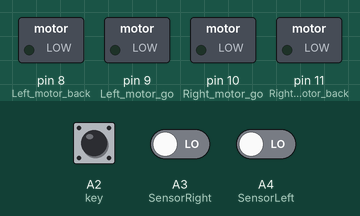
A sketch run on a simulated Arduino Uno, built with avr-gcc and run on an emulated ATmega328P. On the bench: switched loads named in the sketch (green lamp = pin HIGH). Inputs (shaded band) come from the test bench; at power-on: A2 (key) LOW, A3 (SensorRight) LOW, A4 (SensorLeft) LOW.

Above: at 1.2 s.
1.3 s: A2 (key) pulled HIGH for 0.15 s
Timing chart, 0 to 1.4 s (numbered marks = the images above; inputs shaded):
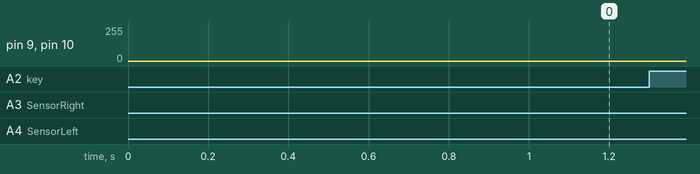

The sketch:

tracking.ino
```cpp
//============================亚博科技===========================
//  智能小车黑线循迹实验
//===============================================================
//#include <Servo.h>
int Left_motor_back=8;     //左电机后退(IN1)
int Left_motor_go=9;     //左电机前进(IN2)
int Right_motor_go=10;    // 右电机前进(IN3)
int Right_motor_back=11;    // 右电机后退(IN4)

int key=A2;//定义按键 数字7 接口
//int beep=12;//定义蜂鸣器 数字12 接口

const int SensorRight = A3;   	//右循迹红外传感器(P3.2 OUT1)
const int SensorLeft = A4;     	//左循迹红外传感器(P3.3 OUT2)

int SL;    //左循迹红外传感器状态
int SR;    //右循迹红外传感器状

void setup()
{
  //初始化电机驱动IO为输出方式
  pinMode(Left_motor_go,OUTPUT); // PIN 8 (PWM)
  pinMode(Left_motor_back,OUTPUT); // PIN 9 (PWM)
  pinMode(Right_motor_go,OUTPUT);// PIN 10 (PWM)
  pinMode(Right_motor_back,OUTPUT);// PIN 11 (PWM)
  pinMode(key,INPUT);//定义按键接口为输入接口
//  pinMode(beep,OUTPUT);
  pinMode(SensorRight, INPUT); //定义右循迹红外传感器为输入
  pinMode(SensorLeft, INPUT); //定义左循迹红外传感器为输入
  Serial.begin(9600);
}

//=======================智能小车的基本动作=========================
void run(int time)     // 前进
//void run()
{
  //Serial.println("run!");
  digitalWrite(Right_motor_go,HIGH);  // 右电机前进
  digitalWrite(Right_motor_back,LOW);
  analogWrite(Right_motor_go,115);//PWM比例0~255调速，左右轮差异略增减
  analogWrite(Right_motor_back,0);
  digitalWrite(Left_motor_go,HIGH);  // 左电机前进
  digitalWrite(Left_motor_back,LOW);
  analogWrite(Left_motor_go,100);//PWM比例0~255调速，左右轮差异略增减
  analogWrite(Left_motor_back,0);
  delay(time * 100);   //执行时间，可以调整
}

void brake(int time)  //刹车，停车
//void brake()
{
  digitalWrite(Right_motor_go,LOW);
  digitalWrite(Right_motor_back,LOW);
  digitalWrite(Left_motor_go,LOW);
  digitalWrite(Left_motor_back,LOW);
  delay(time * 100);//执行时间，可以调整
}

void left(int time)         //左转(左轮不动，右轮前进)
//void left()
{
  //Serial.println("Leeeeeeeeeft!");
  digitalWrite(Right_motor_go,HIGH);	// 右电机前进
  digitalWrite(Right_motor_back,LOW);
  analogWrite(Right_motor_go,50);
  analogWrite(Right_motor_back,0);//PWM比例0~255调速
  digitalWrite(Left_motor_go,LOW);   //左轮后退
  digitalWrite(Left_motor_back,LOW);
  analogWrite(Left_motor_go,0);
  analogWrite(Left_motor_back,0);//PWM比例0~255调速
  //delay(time * 100);	//执行时间，可以调整
}

void spin_left(int time)         //左转(左轮后退，右轮前进)
{
  digitalWrite(Right_motor_go,HIGH);	// 右电机前进
  digitalWrite(Right_motor_back,LOW);
  analogWrite(Right_motor_go,200);
  analogWrite(Right_motor_back,0);//PWM比例0~255调速
  digitalWrite(Left_motor_go,LOW);   //左轮后退
  digitalWrite(Left_motor_back,HIGH);
  analogWrite(Left_motor_go,0);
  analogWrite(Left_motor_back,200);//PWM比例0~255调速
  delay(time * 100);	//执行时间，可以调整
}

void right(int time)        //右转(右轮不动，左轮前进)
//void right()
{
  //Serial.println("Riiiiiiiiiight!");
  digitalWrite(Right_motor_go,LOW);   //右电机后退
  digitalWrite(Right_motor_back,LOW);
  analogWrite(Right_motor_go,0);
  analogWrite(Right_motor_back,0);//PWM比例0~255调速
  digitalWrite(Left_motor_go,HIGH);//左电机前进
  digitalWrite(Left_motor_back,LOW);
  analogWrite(Left_motor_go,100);
  analogWrite(Left_motor_back,0);//PWM比例0~255调速
  delay(time * 100);	//执行时间，可以调整
}

void spin_right(int time)        //右转(右轮后退，左轮前进)
{
  digitalWrite(Right_motor_go,LOW);   //右电机后退
  digitalWrite(Right_motor_back,HIGH);
  analogWrite(Right_motor_go,0);
  analogWrite(Right_motor_back,200);//PWM比例0~255调速
  digitalWrite(Left_motor_go,HIGH);//左电机前进
  digitalWrite(Left_motor_back,LOW);
  analogWrite(Left_motor_go,200);
  analogWrite(Left_motor_back,0);//PWM比例0~255调速
  delay(time * 100);	//执行时间，可以调整
}

//void back(int time)          //后退
void back(int time)
{
  digitalWrite(Right_motor_go,LOW);  //右轮后退
  digitalWrite(Right_motor_back,HIGH);
  analogWrite(Right_motor_go,0);
  analogWrite(Right_motor_back,150);//PWM比例0~255调速
  digitalWrite(Left_motor_go,LOW);  //左轮后退
  digitalWrite(Left_motor_back,HIGH);
  analogWrite(Left_motor_go,0);
  analogWrite(Left_motor_back,150);//PWM比例0~255调速
  delay(time * 100);     //执行时间，可以调整
}
//==========================================================

void keysacn()//按键扫描
{
  int val;
  val=digitalRead(key);//读取数字7 口电平值赋给val
  while(!digitalRead(key))//当按键没被按下时，一直循环
  {
    val=digitalRead(key);//此句可省略，可让循环跑空
  }
  while(digitalRead(key))//当按键被按下时
  {
    delay(10);	//延时10ms
    val=digitalRead(key);//读取数字7 口电平值赋给val
    if(val==HIGH)  //第二次判断按键是否被按下
    {
      //digitalWrite(beep,HIGH);		//蜂鸣器响
      //while(!digitalRead(key))	//判断按键是否被松开
       // digitalWrite(beep,LOW);		//蜂鸣器停止
        break;
    }
   // else
     // digitalWrite(beep,LOW);//蜂鸣器停止
  }
}

void loop()
{
  keysacn();//调用按键扫描函数
  while(1)
  {
  //有信号为LOW  没有信号为HIGH
  SR = digitalRead(SensorRight);//有信号表明在白色区域，车子底板上L3亮；没信号表明压在黑线上，车子底板上L3灭
  SL = digitalRead(SensorLeft);//有信号表明在白色区域，车子底板上L2亮；没信号表明压在黑线上，车子底板上L2灭

  //Serial.print("SL=");Serial.print(SL);Serial.print("   SR=");Serial.println(SR);

  //黑色，SR/SL为1，灯灭；白色，SR/SL为0，灯亮

  if ((SL==LOW&&SR==LOW)||(SL==HIGH&&SR==HIGH))
    run(0.01);   //调用前进函数
  else if (SL == LOW & SR == HIGH)
    right(0.01);
  else if (SL == HIGH & SR == LOW)
    left(0.01);
  //brake(1);
  }
}
```
